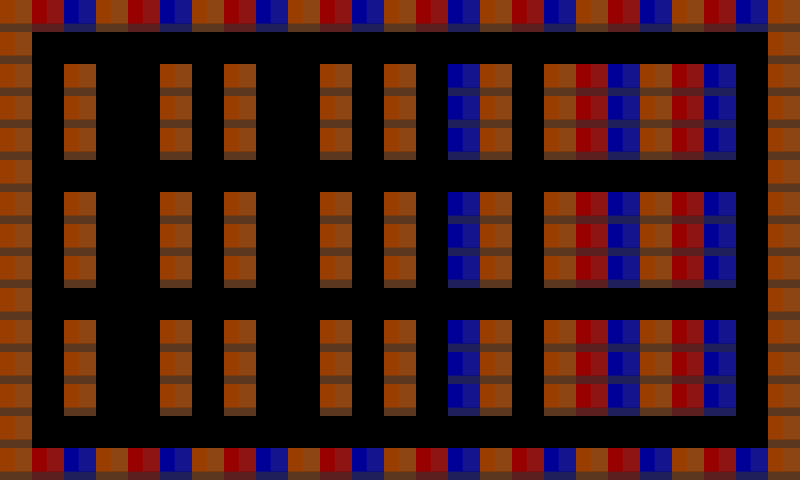

A level layout from a 2D game, rendered from its tile map. Below: a short description, then the map file with tile-grid data replaced by summaries:
An orthogonal 25x15 tile map with 32x32 px tiles, 1 tile layer (Tile Layer 1).

<map version="1.0" orientation="orthogonal" width="25" height="15" tilewidth="32" tileheight="32">
 <tileset firstgid="1" name="Tiles" tilewidth="32" tileheight="32">
  <image source="tiles.png" width="96" height="64" />
 </tileset>
 <layer name="Tile Layer 1" width="25" height="15">
  <data>[375 cells, 357 non-empty, 4 distinct tile ids]</data>
 </layer>
</map>